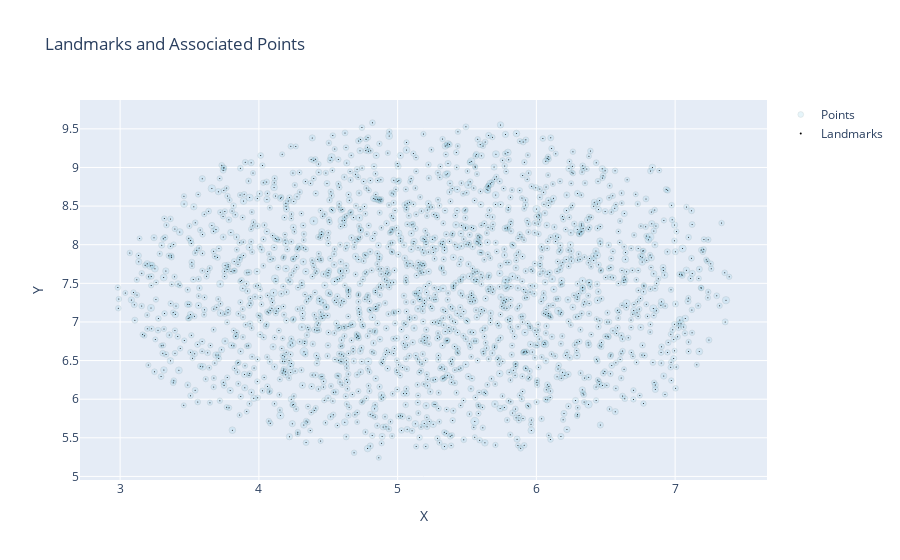

Notebook code cell kept with this figure:
### Code cell
# embedding
fig = go.Figure()

fig.add_trace(go.Scatter(x=embedding[:,0], y=embedding[:,1],
                         mode='markers',
                         marker=dict(size=point_sizes, color='skyblue', opacity=0.2,
                                     line=dict(width=0.5, color='DarkSlateGrey')),
                         name='Points'))
fig.add_trace(go.Scatter(x=embedding[:,0], y=embedding[:,1],
                         mode='markers',
                         marker=dict(size=1, color='black'),
                         name='Landmarks'))
fig.update_layout(title='Landmarks and Associated Points',
                  xaxis_title='X',
                  yaxis_title='Y')
fig.show()

### Figure 1 — Plotly figure (JSON) as saved in the notebook; plotly's stock layout.template omitted (floating-point values rounded to 4 significant figures; data arrays with more than 128 entries replaced by an {"elided": "..."} marker saying what was removed)
{"data": [{"marker": {"color": "skyblue", "line": {"color": "DarkSlateGrey", "width": 0.5}, "opacity": 0.2, "size": {"elided": "10000 float values"}}, "mode": "markers", "name": "Points", "type": "scatter", "x": {"elided": "2000 float values"}, "y": {"elided": "2000 float values"}}, {"marker": {"color": "black", "size": 1}, "mode": "markers", "name": "Landmarks", "type": "scatter", "x": {"elided": "2000 float values"}, "y": {"elided": "2000 float values"}}], "layout": {"title": {"text": "Landmarks and Associated Points"}, "xaxis": {"title": {"text": "X"}}, "yaxis": {"title": {"text": "Y"}}}}
